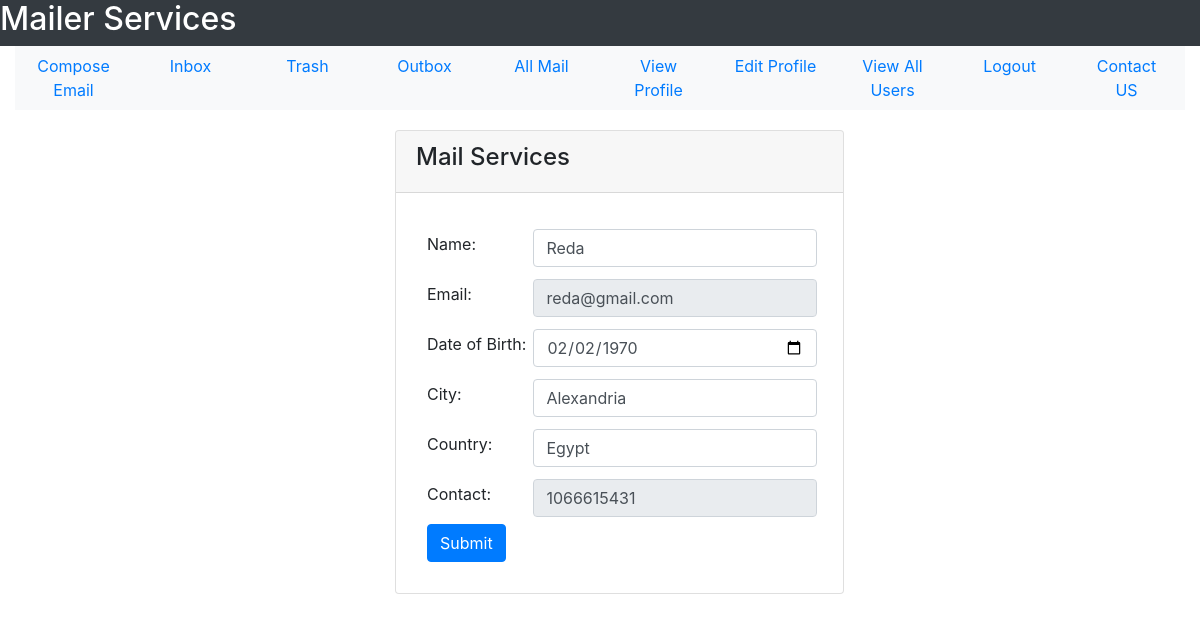
/EditProfileForm (signed in), run on an earlier commit of the app's database.
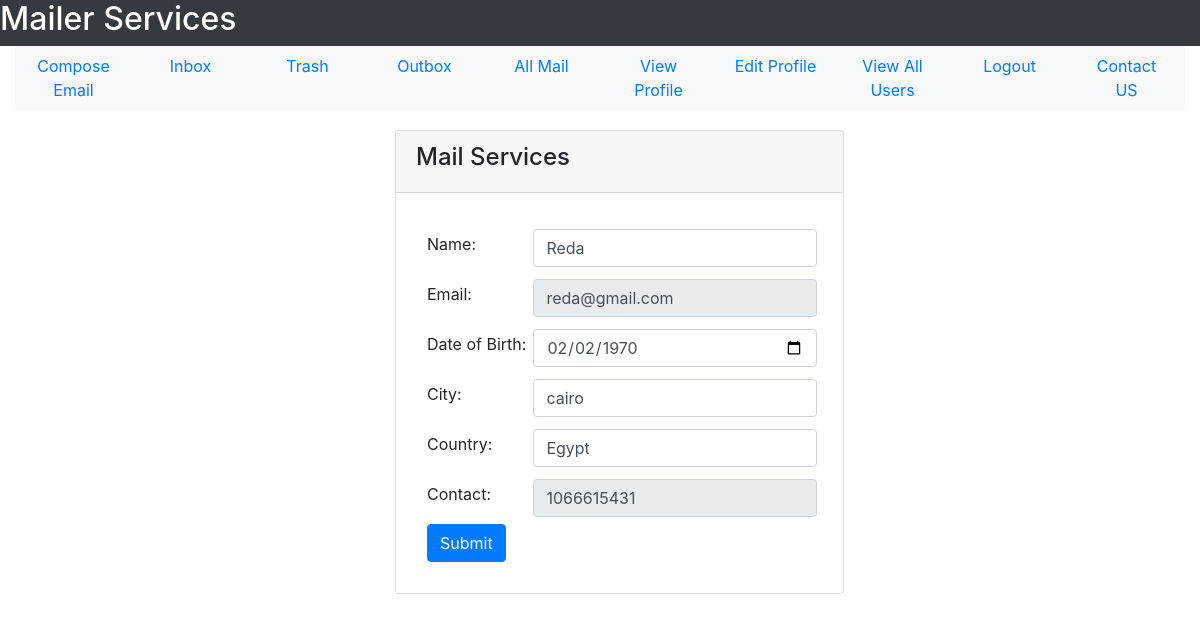
And on a later commit of the database.
### tables this page shows
CREATE TABLE user(user_id INTEGER PRIMARY KEY, user_name TEXT NOT NULL, user_email TEXT NOT NULL, user_password TEXT  NOT NULL, user_gender TEXT NOT NULL, user_date_of_birth TEXT NOT NULL, user_city TEXT NOT NULL, user_country TEXT NOT NULL, user_contact INTEGER, user_account_creation_date TEXT NOT NULL, user_active INTEGER DEFAULT 0 CHECK(user_active == 1 OR user_active == 0), visits INTEGER DEFAULT 0, UNIQUE(user_email));

### User/User_Profile/user.py (the view)
@user_profile_bp.route('/EditProfileForm')
def edit_profile_form():
    if check_authentication() == False:
        return redirect(url_for('forms_bp.login_form_page'))
    sqlite_connection = sqlite3.connect('Mail_DB.db')
    select_user_query = """SELECT * FROM user WHERE user_email = ?;"""
    select_user_query_data = (session['email'],)
    user_data = sqlite_connection.execute(
        select_user_query, select_user_query_data)
    user_record = {}
    for data in user_data:
        user_record['NAME'] = data[1]
        user_record['EMAIL'] = data[2]
        user_record['DATE_OF_BIRTH'] = data[5]
        user_record['CITY'] = data[6]
        user_record['COUNTRY'] = data[7]
        user_record['CONTACT'] = data[8]
        user_record['ACCOUNT_CREATRION_DATE'] = data[9]
    sqlite_connection.close()
    return render_template('User_Profile/editProfileForm.html', user=user_record, user_mail=session["email"])

### Forms/forms.py (called while the page is built)
def check_authentication():
    if session.get('email') == None:
        return False
    return True

### User/User_Profile/templates/User_Profile/editProfileForm.html (shortened to what the changed rows need)
<!DOCTYPE html>
<html lang = "en">
    <head>
        <link rel="stylesheet" href="https://maxcdn.bootstrapcdn.com/bootstrap/4.5.2/css/bootstrap.min.css">
    </head>
    <body>
        <div class = "container-fluid">
        <div class = "row bg-dark text-white">
            <h2>Mailer Services</h2>
        </div>
        </div>
        <div class = "row">
        <div class = "card">
            <div class = card-body>
        <form action = "{{url_for('user_profile_bp.edit_profile')}}" method = "POST" name = "editForm">
            <table>
                <tr>
                    <td>
                        <input type = "text" name = "user_name" value = "{{user['NAME']}}" id = "user_name" class = "form-control" required>
                    </td>
                </tr>
                <tr>
                        <td>
                            <input type="email" name = "user_email" value = "{{user['EMAIL']}}" id = "user_email" class = "form-control" required disabled>
                        </td>
                </tr>
                <tr>
                        <td>
                            <input type = "date" name = "user_birthDate" value = "{{user['DATE_OF_BIRTH']}}" id = "user_birth" class = "form-control" required>
                        </td>
                    </tr>
                <tr>
                        <td>
                            <input type = "text" name = "user_city" value = "{{user['CITY']}}" id = "user_city" class = "form-control" required>
                        </td>
                    </tr>
                <tr>
                        <td>
                         <input type = "text" name = "user_country" value ="{{user['COUNTRY']}}" id = "user_country" class = "form-control" required>
                        </td>
                    </tr>
                <tr>
                        <td>
                            <input type = "text" name = "user_contact" value ="{{user['CONTACT']}}" id = "user_contact" class = "form-control" required disabled>
                        </td>
                    </tr>
        </table>
        </form>
        </div>
        </div>
        </div>
    </body>
</html>

What changed in the data, as far as the page shows it:
changed user "Reda": user_city "Alexandria" → "cairo"
